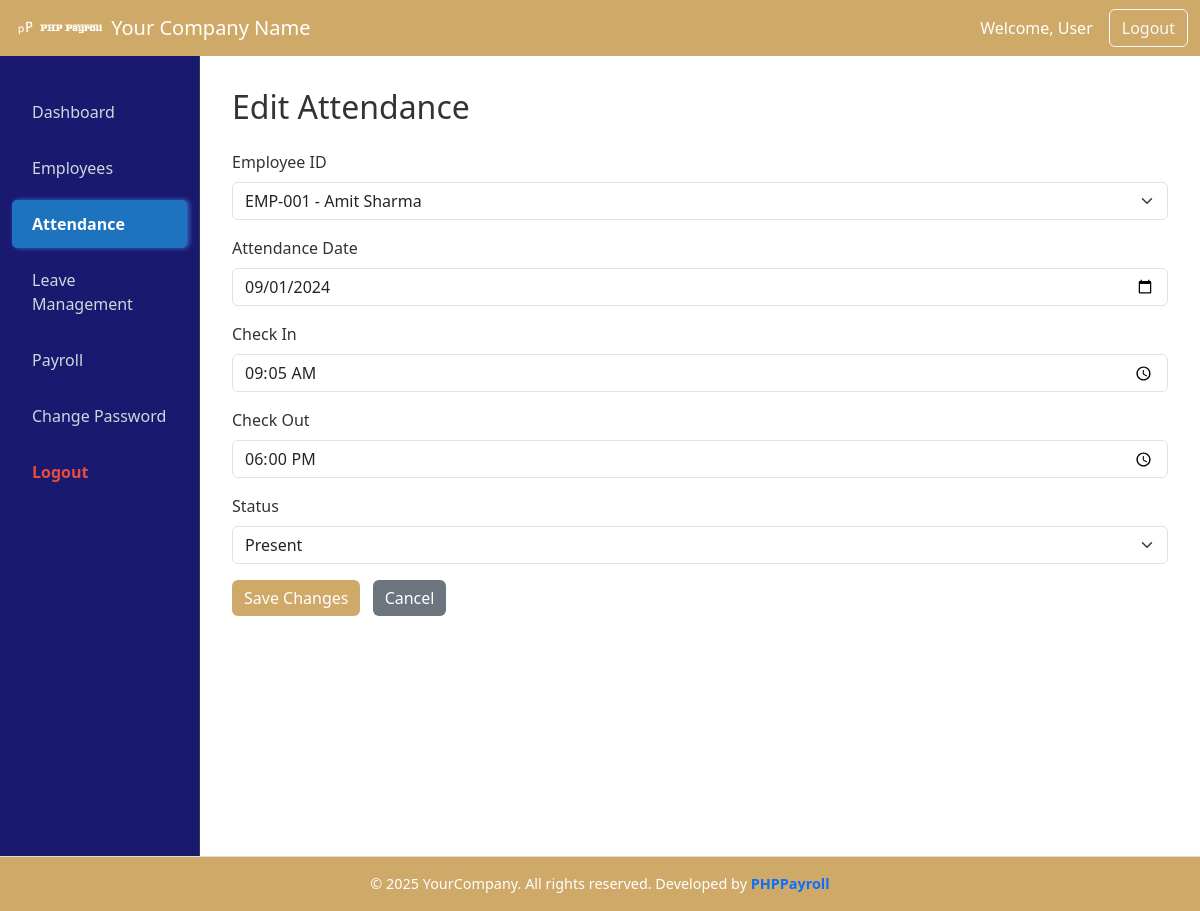
The app's page /attendance.php?a=edit&id=1 (signed in) with its own data.
### tables this page shows
CREATE TABLE `phppayroll_attendance` (
  `id` int(11) NOT NULL,
  `employee_id` int(11) NOT NULL,
  `attendance_date` date NOT NULL,
  `check_in` time DEFAULT NULL,
  `check_out` time DEFAULT NULL,
  `status` enum('present','absent','late','half_day') DEFAULT 'present',
  `created_at` timestamp NOT NULL DEFAULT current_timestamp()
);

CREATE TABLE `phppayroll_employees` (
  `id` int(11) NOT NULL,
  `user_id` int(11) DEFAULT NULL,
  `employee_code` varchar(50) DEFAULT NULL,
  `first_name` varchar(100) DEFAULT NULL,
  `last_name` varchar(100) DEFAULT NULL,
  `phone` varchar(20) DEFAULT NULL,
  `department` varchar(200) DEFAULT NULL,
  `designation` varchar(100) DEFAULT NULL,
  `date_of_joining` date DEFAULT NULL,
  `salary` decimal(10,2) DEFAULT NULL,
  `status` tinyint(1) DEFAULT 1,
  `created_at` timestamp NOT NULL DEFAULT current_timestamp()
);

### app/core/Controller.php (called while the page is built, shortened)
<?php
class Controller
{
    protected function view(string $path, array $data = [])
    {
        extract($data);
        require __DIR__ . '/../views/' . $path . '.php';
    }
}

### app/controllers/AttendanceController.php (called while the page is built, shortened)
<?php
require_once __DIR__ . '/../core/Controller.php';
require_once __DIR__ . '/../models/Attendance.php';
require_once __DIR__ . '/../models/Employee.php';
class AttendanceController extends Controller
{
    protected $attendance;
    protected $employee;
    public function __construct($conn)
    {
        $this->attendance = new Attendance($conn);
        $this->employee   = new Employee($conn);
    }
    public function edit()
    {
        $id = $_GET['id'] ?? 0;
        $attendance = $this->attendance->find($id);
        $employees = $this->employee->allActive();
        $errorMsg   = $_SESSION['edit_attendance_error'] ?? '';
        $successMsg = $_SESSION['edit_attendance_success'] ?? '';
        $this->view('attendance/edit', [
            'attendance' => $attendance,
            'employees'  => $employees,
            'errorMsg'   => $errorMsg,
            'successMsg' => $successMsg
        ]);
    }
}

### public/attendance.php (called while the page is built, shortened)
<?php
require_once __DIR__ . '/../app/config/database.php';
require_once __DIR__ . '/../app/controllers/AttendanceController.php';
$action = $_GET['a'] ?? 'index';
$controller = new AttendanceController($conn);
$controller->$action();

### app/models/Employee.php (called while the page is built, shortened)
<?php
class Employee
{
    protected $conn;
    public function __construct($conn)
    {
        $this->conn = $conn;
    }
public function allActive()
{
    $sql = "SELECT id, employee_code, first_name, last_name
            FROM phppayroll_employees
            WHERE status = 1
            ORDER BY first_name ASC";
    $result = $this->conn->query($sql);
    return $result ? $result->fetch_all(MYSQLI_ASSOC) : [];
}
}

### app/models/Attendance.php (called while the page is built, shortened)
<?php
class Attendance
{
    protected $conn;
    protected $table = 'phppayroll_attendance';
    public function __construct($conn)
    {
        $this->conn = $conn;
    }
    public function find($id)
    {
        $stmt = $this->conn->prepare(
            "SELECT * FROM {$this->table} WHERE id = ?"
        );
        $stmt->bind_param('i', $id);
        $stmt->execute();
        return $stmt->get_result()->fetch_assoc();
    }
}

### app/views/attendance/edit.php (the view, shortened to what this page needs)
<?php include __DIR__ . '/../../includes/header.php'; ?>
<div class="container-fluid">
  <div class="row">
    <?php include __DIR__ . '/../../includes/left.php'; ?>
    <main class="col-md-10 ms-sm-auto content-area">
      <h2 class="mb-4">Edit Attendance</h2>
      <form method="POST" action="attendance.php?a=update">
        <div class="mb-3">
          <label class="form-label">Employee ID</label>
          <select name="employee_id" class="form-select" required>
  <?php foreach ($employees as $emp): ?>
    <option value="<?= $emp['id'] ?>"
      <?= $emp['id'] == $attendance['employee_id'] ? 'selected' : '' ?>>
      <?= $emp['employee_code'] ?> - <?= $emp['first_name'] ?> <?= $emp['last_name'] ?>
    </option>
  <?php endforeach; ?>
</select>
        </div>
        <div class="mb-3">
          <label class="form-label">Attendance Date</label>
          <input type="date" name="attendance_date" class="form-control" required
                 value="<?= htmlspecialchars($attendance['attendance_date']) ?>">
        </div>
        <div class="mb-3">
          <label class="form-label">Check In</label>
          <input type="time" name="check_in" class="form-control"
                 value="<?= htmlspecialchars($attendance['check_in']) ?>">
        </div>
        <div class="mb-3">
          <label class="form-label">Check Out</label>
          <input type="time" name="check_out" class="form-control"
                 value="<?= htmlspecialchars($attendance['check_out']) ?>">
        </div>
        <div class="mb-3">
          <label class="form-label">Status</label>
          <select name="status" class="form-select" required>
            <option value="present"  <?= $attendance['status']=='present'?'selected':'' ?>>Present</option>
          </select>
        </div>
        <button type="submit" class="btn btn-primary">Save Changes</button>
        <a href="attendance.php?a=index" class="btn btn-secondary ms-2">Cancel</a>
      </form>
    </main>
  </div>
</div>
<?php include __DIR__ . '/../../includes/footer.php'; ?>

### public/css/login.css (style rules this page uses)
body, html { height: 100%; margin: 0; display: flex; flex-direction: column; font-family: 'Segoe UI', Tahoma, Geneva, Verdana, sans-serif; background-color: #f0f2f5; color: #333; }
main.content-area { padding: 2rem; flex-grow: 1; background-color: #fff; min-height: 100vh; }
.btn-primary { background-color: #cfa968; color: #fff; border: none; transition: background-color 0.3s ease; }
.btn-secondary { background-color: #6c757d; color: #fff; border: none; transition: background-color 0.3s ease; }

### records on screen
phppayroll_attendance: employee_id "EMP-001 - Amit Sharma", attendance_date "09/01/2024", check_in "09:05:00", check_out "18:00:00", status "Present"

### other values on screen
company_name "Your Company Name"
$adminName "User"
